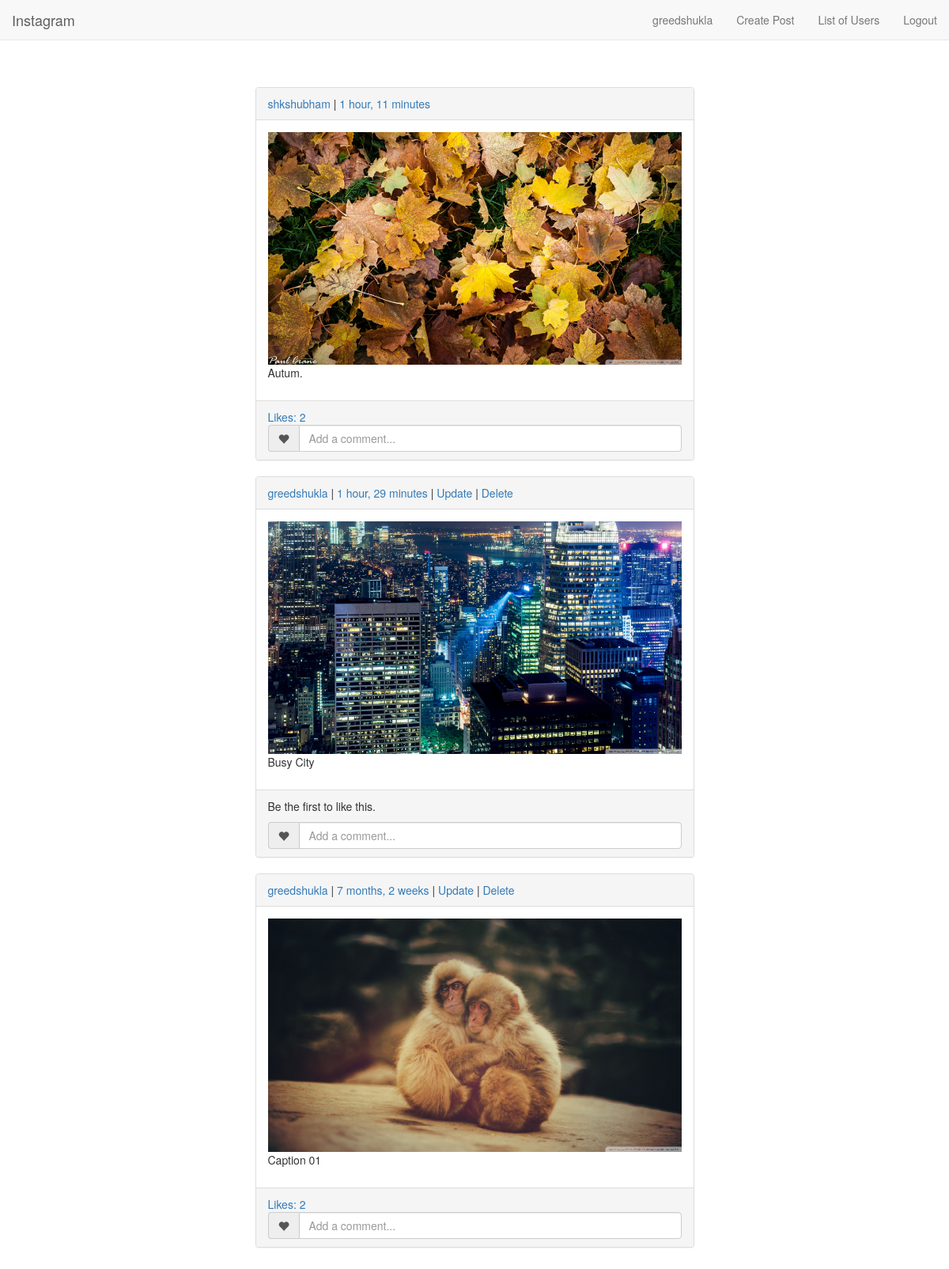
Screenshot of / (signed in) with the database file from the repository.
### accounts/models.py (models this page shows, shortened)
class User(AbstractBaseUser):
    GENDER_CHOICES = (
        ('Male', 'Male'),
        ('Female', 'Female'),
    )
    email = models.EmailField(
        verbose_name='email address',
        max_length=255,
        unique=True,
    )
    username = models.CharField(
        verbose_name='username',
        max_length=30,
        unique=True,
    )
    name = models.CharField(max_length=30, blank=True)
    is_active = models.BooleanField(default=True)
    is_admin = models.BooleanField(default=False)
    gender = models.CharField(verbose_name='gender', max_length=10, choices=GENDER_CHOICES, null=True)
    date_of_birth = models.DateField('date of birth',blank=True, null=True)
    avatar = models.FileField(upload_to='profile_photo', null=True)
    quote = models.TextField(verbose_name='quote',max_length=500, blank=True, null=True)
    contact = models.IntegerField(verbose_name='contact', blank=True, null=True)
    objects = UserManager()
    USERNAME_FIELD = 'username'
    REQUIRED_FIELDS = ['email']
    def __str__(self):
        return self.username
    def get_absolute_url(self):
        return reverse('accounts:profile', kwargs={'username': self.username})

### posts/models.py (models this page shows, shortened)
class Post(models.Model):
    author = models.ForeignKey(User, related_name='post')
    slug = models.SlugField(unique=True, max_length=10, default=random_id)
    photo = models.FileField(upload_to='posts_photos')
    caption = models.CharField(max_length=50, blank=True)
    date_created = models.DateTimeField(auto_now_add=True)
    date_updated = models.DateTimeField(auto_now_add=True)
    class Meta:
        verbose_name_plural = 'Posts'
        ordering = ['-date_created']

### instagram/views.py (the view)
# urls.py: url(r'^$', HomePageView.as_view(), name='home'),
class HomePageView(generic.ListView):
    model = Post
    template_name = 'home.html'
    context_object_name = 'posts'
    def get_queryset(self):
        return get_posts(self.request.user, wall=True)

### posts/helpers.py (called while the page is built)
def get_posts(user=None, wall=False):
    if not user:
        return None
    if isinstance(user, str):
        user = User.objects.get(username=user)
    if not user.is_authenticated():
        return None
    users = [user, ]
    if wall:
        users += Connection.objects \
                           .filter(follower__username=user) \
                           .values_list('following', flat=True)
    posts = Post.objects \
                .select_related('author') \
                .prefetch_related(
                    Prefetch(
                        'liked_post',
                        queryset=Like.objects.select_related('user'),
                        to_attr='liker'
                    )) \
                .filter(author__in=users) \
                .order_by('-date_created')
    for post in posts:
        post.liker = [liker.user for liker in post.liker]
    return posts

### templates/home.html
{% extends 'base.html' %}
{% block content %}
    {% if user.is_authenticated %}
<div class="container">
    <div class="row">
        <div class="col-md-6 col-md-offset-3">
            {% for post in posts  %}
            {% include 'post.html' %}
        {% endfor %}
        </div>
    </div>
    </div>
    {% else %}
        <p>Welcome, new user. Please log in.</p>
    {% endif %}
{% endblock %}

### templates/base.html (shortened to what this page needs)
﻿{% load staticfiles %}
<!DOCTYPE html>
<html lang="en">
<head>
    <link rel="stylesheet" href="{% static 'css/bootstrap.min.css' %}">
</head>
<body>
    <nav class="navbar navbar-default navbar-fixed-top">
        <div class="container-fluid">
            <div class="navbar-header">
                <a class="navbar-brand" href="{% url 'home' %}">Instagram</a>
            </div>
            <div class="collapse navbar-collapse" id="bs-example-navbar-collapse-1">
                <ul class="nav navbar-nav navbar-right">
                    {% if user.is_authenticated %}
                        <li><a href="{{ user.get_absolute_url }}">{{ user.username }}</a></li>
                        <li><a href="{% url 'posts:create' %}">Create Post</a></li>
                        <li><a href="{% url 'accounts:user_list' %}">List of Users</a></li>
                        <li><a href="{% url 'accounts:logout' %}">Logout</a></li>
                    {% else %}
                        <li><a href="{% url 'accounts:login' %}">Login</a></li>
                        <li><a href="{% url 'accounts:signup' %}">Signup</a></li>
                    {% endif %}
                </ul>
            </div>
        </div>
    </nav>
    <div class="main">
        {% block content %}{% endblock content %}
    </div>
</body>
</html>

### posts/templates/post.html (shortened to what this page needs)
<div id="{{ post.slug }}" class="panel panel-default">
    <div class="panel-heading">
       <a href="{{ post.author.get_absolute_url }}">{{ post.author }}</a> |
        <a href="{% url 'posts:view' post.slug %}">{{ post.date_created|timesince }}</a>
        {% if user ==  post.author %}
            | <a href="{% url 'posts:update' post.slug %}">Update</a> |
            <a href="{% url 'posts:delete' post.slug %}">Delete</a>
        {% endif %}
    </div>
    <div class="panel-body">
        <img class="img-responsive" src="{{ post.photo.url }}" alt="{{ post.caption }}" width="100%" height="100%" />
        <p>{{ post.caption }}</p>
    </div>
    <div class="panel-footer">
        {% if post.liker|length %}
            <a href="#" data-toggle="modal" data-target="#{{ post.slug }}_likers_modal">Likes: {{ post.liker|length }}</a>
        {% else %}
            <p>Be the first to like this.</p>
        {% endif %}
        <div class="input-group" id="likeButton">
            {% if user in post.liker %}
                <a href="{% url 'posts:unlike' post.slug %}" class="input-group-addon btn btn-default red" id="liked"><span class="glyphicon glyphicon-heart" id="comment"></span></a>
            {% else %}
                <a href="{% url 'posts:like' post.slug %}" class="input-group-addon btn btn-default"><span class="glyphicon glyphicon-heart" id="comment"></span></a>
            {% endif %}
        <input type="text" class="form-control" placeholder="Add a comment..." aria-describedby="comment">
        </div>
    </div>
</div>

### rows the page displays
User: username "greedshukla"
Post: author "shkshubham", date_created "1 hour, 11 minutes", photo (picture), caption "Autum.", liker|length "2"
Post: author "greedshukla", date_created "1 hour, 29 minutes", shows "Update", photo (picture), caption "Busy City", shows "Be the first to like this."
Post: author "greedshukla", date_created "7 months, 2 weeks", shows "Update", photo (picture), caption "Caption 01", liker|length "2"
